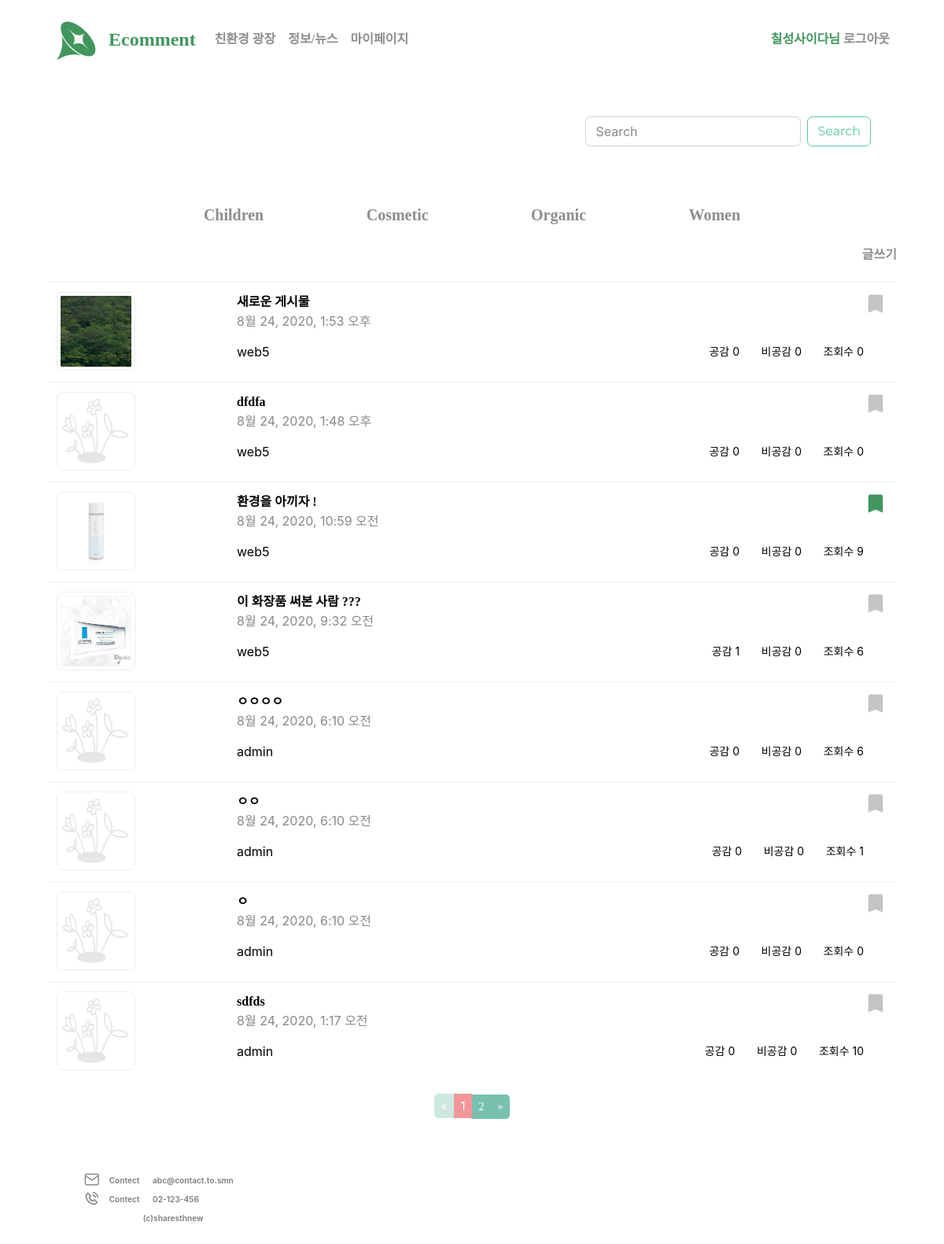
/community/list/ (signed in), run on the app's committed database.
### community/models.py (models this page shows, shortened)
class Category(models.Model):
    name = models.CharField(max_length=50)
    class Meta:
        ordering =['name']
    def __str__(self):
        return self.name

class Post(models.Model):
    author = models.ForeignKey(User, on_delete=models.CASCADE, related_name='user',null=True)
    title = models.CharField(max_length = 200,null=True)
    category = models.CharField(max_length=200, default='uncategorized')
    text = models.TextField(max_length = 1700, null=True)
    image = models.ImageField(upload_to= 'community/community_photo/%Y/%m/%d',null=True, blank=True)
    created = models.DateTimeField(auto_now_add=True,null=True)
    updated = models.DateTimeField(auto_now=True)
    like = models.ManyToManyField(User, related_name='like_post', blank=True)
    unlike = models.ManyToManyField(User, related_name='unlike_post', blank=True)
    favorite = models.ManyToManyField(User, related_name='favorite_post', blank=True)
    hits = models.PositiveIntegerField(default = 0)
    class Meta:
        ordering = ['-created']

### community/views.py (the view)
# urls.py: path("list/",PostList.as_view(), name='list'),
class PostList(ListView):
    model = Post
    template_name_suffix = '_list'
    context_object_name = 'Posts'
    paginate_by = 8
    cats = Category.objects.all()
    def get_context_data(self, *args, **kwargs):
        cat_menu = Category.objects.all()
        context = super(PostList,self).get_context_data(*args, **kwargs)
        context["cat_menu"] = cat_menu
        return context

### templates/community/post_list.html (shortened to what this page needs)
{% extends 'base.html' %}
{% block content %}
        <form class="form-inline m-5 float-right" action="{% url 'community:search' %}" method="post">
      <input class="form-control mr-sm-2" type="search" placeholder="Search" aria-label="Search" name="q" value="{{q}}">
      <button class="btn btn-outline-success my-2 my-sm-0" type="submit">Search</button>
    </form>
    <div class="container">
        <div class="col text-center my-4">
            {% for item in cat_menu %}
                <a style="font-size: 20px;margin: 6%;" href="{% url 'community:category' item %}"> {{ item }}</a>
            {%endfor%}
        </div>
        {% if user.is_authenticated %}
            <a style="float: right;margin-bottom:2%;" href="{% url 'community:create' %}">글쓰기</a>
        {% endif %}
        <div class="table-responsive">
            <table class="table">
                {% for object in object_list %}
                    <tr>
                        <td><a href="{% url 'community:detail' object.id %}">
                            {% if object.image %}
                                <img src="{{ object.image.url }}" alt="..." class="img-thumbnail" style="width:100px;height:100px;">
                            {% else %}
                                <img src="/static/image/alt.png" alt="..." class="img-thumbnail" style="width:100px;height:100px;">
                            {% endif %}
                        </a></td>
                        <th scope="row"><a style="color: #000000;" href="{% url 'community:detail' object.id %}">{{object.title}}</a><br><span style="font-weight: normal">{{object.created}}</span>
                            <br><span style="display: block;margin-top:15px;color: #000000;font-weight: normal">{{object.author}}</span></th>
                        <td><span><a href="{% url 'community:favorite' object.id %}" class="float-right">{% if user in object.favorite.all %} <img src="/static/image/sc_active.png"> {%else%} <img src="/static/image/scrab.png">{% endif %}</a></span><p style="margin-top:65px;float:right; font-weight:normal;font-size:14px;color: #000000;">공감 <span> {{ object.like.all.count}} </span>&nbsp&nbsp&nbsp&nbsp&nbsp&nbsp비공감 <span> {{ object.unlike.all.count}} </span>&nbsp&nbsp&nbsp&nbsp&nbsp&nbsp조회수 <span> {{ object.hits }} </span></p></td>
                    </tr>
                {% endfor %}
            </table>
        </div>
    </div>
    {% include 'community/pagination.html' %}
    {% include 'footer.html' %}
{% endblock %}

### templates/base.html (shortened to what this page needs)
<!doctype html>
{% load static %}
<html>
<head>
    <link rel="stylesheet" href="https://stackpath.bootstrapcdn.com/bootstrap/4.5.2/css/bootstrap.min.css">
    <link rel="stylesheet" href="/static/bootstrap.css">
    <link rel="stylesheet" href="{% static 'ecomment.css' %}">
    <link rel="stylesheet" type="text/css" href="https://cdn.jsdelivr.net/npm/slick-carousel@1.8.1/slick/slick.css"/>
</head>
<body>
<div class ="container" style="flex:1 0 auto">
    <nav class="navbar navbar-expand-lg my-1">
        <div>
        </div>
        <a class="navbar-brand" href="{% url 'home:home' %}"><span style="font-size:larger; color:#41965E;">Ecomment</span></a>
        <div class="collapse navbar-collapse" id="navbarSupportedContent">
            <ul class="navbar-nav mr-auto">
                <li class="nav-item">
                    <a class="nav-link" href="{% url 'community:index' %}">친환경 광장</a>
                </li>
                <li class="nav-item">
                    <a class="nav-link" href="{% url 'news:index' %}"> 정보/뉴스</a>
                </li>
                <li class="nav-item">
                    <a class="nav-link" href="{% url 'account:mypage' %}" href="#">마이페이지</a>
                </li>
            </ul>
            <div class="navbar-nav ml-auto">
                {% if user.is_authenticated %}
                    <li><a class="nav-link" href="{% url 'account:logout' %}"><span style="color: #41965E;">{{ user.first_name }}님  </span>로그아웃</a></li>
                {% else %}
                    <li><a class="nav-link" href="{% url 'account:login' %}" style="color: #41965E;">로그인</a></li>
                    <li><a class="nav-link" href="{% url 'account:checkbox' %}">가입하기</a></li>
                {% endif %}
            </div>
        </div>
    </nav>
    {% block content %}
    {% endblock %}
</div>
</body>
</html>

### static/ecomment.css (style rules this page uses)
div { overflow:hidden; height:auto; }
.register-text h2, p { font-weight: bold; }

### data on the page
Category: name "Children"
Category: name "Cosmetic"
Category: name "Organic"
Category: name "Women"
Post: image (picture), title "새로운 게시물", created "8월 24, 2020, 1:53 오후", author "web5", like.all.count "0", unlike.all.count "0", hits "0"
Post: title "dfdfa", created "8월 24, 2020, 1:48 오후", author "web5", like.all.count "0", unlike.all.count "0", hits "0"
Post: image (picture), title "환경을 아끼자 !", created "8월 24, 2020, 10:59 오전", author "web5", like.all.count "0", unlike.all.count "0", hits "9"
Post: image (picture), title "이 화장품 써본 사람 ???", created "8월 24, 2020, 9:32 오전", author "web5", like.all.count "1", unlike.all.count "0", hits "6"
Post: title "ㅇㅇㅇㅇ", created "8월 24, 2020, 6:10 오전", author "admin", like.all.count "0", unlike.all.count "0", hits "6"
Post: title "ㅇㅇ", created "8월 24, 2020, 6:10 오전", author "admin", like.all.count "0", unlike.all.count "0", hits "1"
Post: title "ㅇ", created "8월 24, 2020, 6:10 오전", author "admin", like.all.count "0", unlike.all.count "0", hits "0"
Post: title "sdfds", created "8월 24, 2020, 1:17 오전", author "admin", like.all.count "0", unlike.all.count "0", hits "10"

### other printed values
{{ user.first_name }} "칠성사이다"
{{ i }} "1"
{{ i }} "2"
